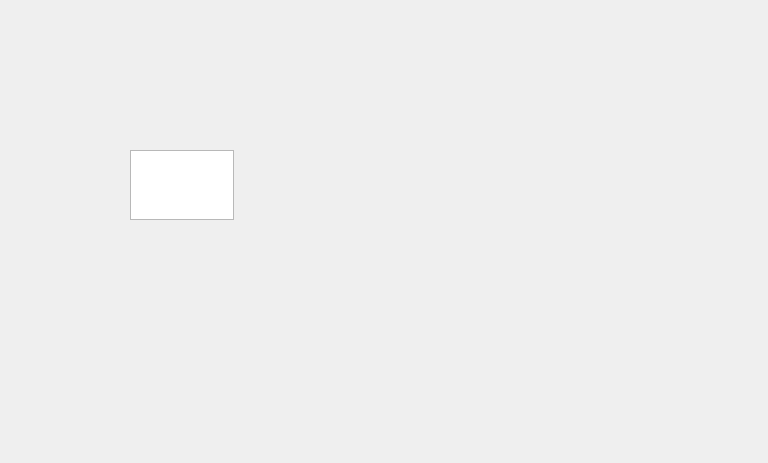
<?xml version="1.0" encoding="UTF-8"?>
<ui version="4.0">
 <class>QFormDoc</class>
 <widget class="QWidget" name="QFormDoc">
  <property name="geometry">
   <rect>
    <x>0</x>
    <y>0</y>
    <width>768</width>
    <height>463</height>
   </rect>
  </property>
  <property name="windowTitle">
   <string>Form</string>
  </property>
  <widget class="QPlainTextEdit" name="plainTextEdit">
   <property name="geometry">
    <rect>
     <x>130</x>
     <y>150</y>
     <width>104</width>
     <height>70</height>
    </rect>
   </property>
  </widget>
  <action name="actOpen">
   <property name="icon">
    <iconset resource="res.qrc">
     <normaloff>:/icon/打开信息.png</normaloff>:/icon/打开信息.png</iconset>
   </property>
   <property name="text">
    <string>打开</string>
   </property>
  </action>
  <action name="actCut">
   <property name="icon">
    <iconset resource="res.qrc">
     <normaloff>:/icon/剪切.png</normaloff>:/icon/剪切.png</iconset>
   </property>
   <property name="text">
    <string>剪切</string>
   </property>
  </action>
  <action name="actCopy">
   <property name="icon">
    <iconset resource="res.qrc">
     <normaloff>:/icon/复制.png</normaloff>:/icon/复制.png</iconset>
   </property>
   <property name="text">
    <string>复制</string>
   </property>
  </action>
  <action name="actPaste">
   <property name="icon">
    <iconset resource="res.qrc">
     <normaloff>:/icon/粘贴.png</normaloff>:/icon/粘贴.png</iconset>
   </property>
   <property name="text">
    <string>粘贴</string>
   </property>
  </action>
  <action name="actFont">
   <property name="icon">
    <iconset resource="res.qrc">
     <normaloff>:/icon/字体.png</normaloff>:/icon/字体.png</iconset>
   </property>
   <property name="text">
    <string>字体</string>
   </property>
  </action>
  <action name="actClose">
   <property name="icon">
    <iconset resource="res.qrc">
     <normaloff>:/icon/退出(2).png</normaloff>:/icon/退出(2).png</iconset>
   </property>
   <property name="text">
    <string>关闭</string>
   </property>
  </action>
  <action name="actUndo">
   <property name="icon">
    <iconset resource="res.qrc">
     <normaloff>:/icon/撤销.png</normaloff>:/icon/撤销.png</iconset>
   </property>
   <property name="text">
    <string>撤销</string>
   </property>
  </action>
  <action name="actRedo">
   <property name="icon">
    <iconset resource="res.qrc">
     <normaloff>:/icon/重做.png</normaloff>:/icon/重做.png</iconset>
   </property>
   <property name="text">
    <string>重复</string>
   </property>
  </action>
 </widget>
 <resources>
  <include location="res.qrc"/>
 </resources>
 <connections>
  <connection>
   <sender>actClose</sender>
   <signal>triggered()</signal>
   <receiver>QFormDoc</receiver>
   <slot>close()</slot>
   <hints>
    <hint type="sourcelabel">
     <x>-1</x>
     <y>-1</y>
    </hint>
    <hint type="destinationlabel">
     <x>383</x>
     <y>231</y>
    </hint>
   </hints>
  </connection>
 </connections>
</ui>
